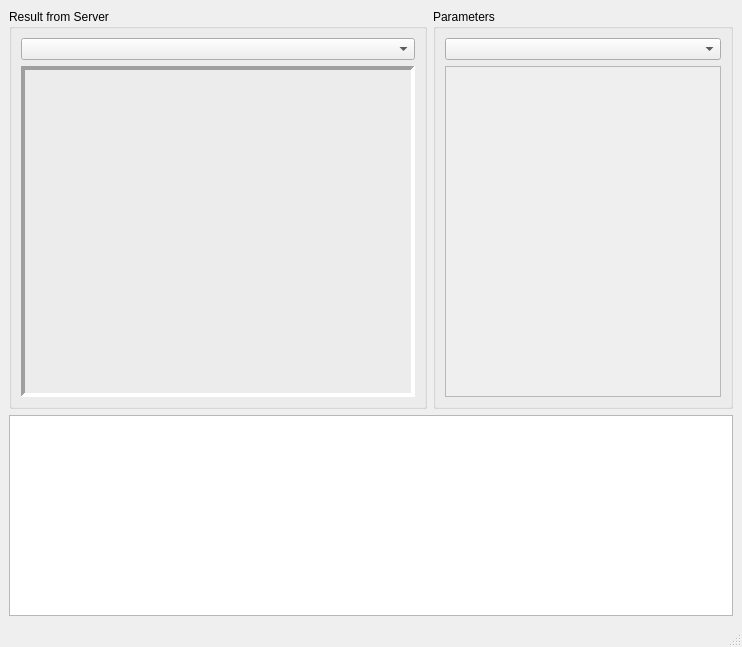
<?xml version="1.0" encoding="UTF-8"?>
<ui version="4.0">
 <class>MainWindow</class>
 <widget class="QMainWindow" name="MainWindow">
  <property name="geometry">
   <rect>
    <x>0</x>
    <y>0</y>
    <width>742</width>
    <height>647</height>
   </rect>
  </property>
  <property name="windowTitle">
   <string>Vision Client - SONIA AUV ETS</string>
  </property>
  <property name="windowIcon">
   <iconset theme="camera-web">
    <normaloff>.</normaloff>.</iconset>
  </property>
  <property name="iconSize">
   <size>
    <width>64</width>
    <height>64</height>
   </size>
  </property>
  <widget class="QWidget" name="central_widget">
   <layout class="QGridLayout" name="gridLayout">
    <item row="0" column="0">
     <layout class="QHBoxLayout" name="horizontalLayout">
      <item>
       <widget class="QGroupBox" name="result_groupbox">
        <property name="minimumSize">
         <size>
          <width>400</width>
          <height>400</height>
         </size>
        </property>
        <property name="title">
         <string>Result from Server</string>
        </property>
        <layout class="QGridLayout" name="gridLayout_2">
         <item row="0" column="0">
          <layout class="QVBoxLayout" name="verticalLayout">
           <item>
            <widget class="QComboBox" name="proc_unit_combobox"/>
           </item>
           <item>
            <widget class="gui_mapping_client::FocusedFrameController" name="video_frame_left">
             <property name="minimumSize">
              <size>
               <width>0</width>
               <height>20</height>
              </size>
             </property>
             <property name="frameShape">
              <enum>QFrame::Panel</enum>
             </property>
             <property name="frameShadow">
              <enum>QFrame::Sunken</enum>
             </property>
             <property name="lineWidth">
              <number>4</number>
             </property>
            </widget>
           </item>
          </layout>
         </item>
        </layout>
       </widget>
      </item>
      <item>
       <widget class="QGroupBox" name="parameter_groupbox">
        <property name="sizePolicy">
         <sizepolicy hsizetype="Fixed" vsizetype="MinimumExpanding">
          <horstretch>0</horstretch>
          <verstretch>0</verstretch>
         </sizepolicy>
        </property>
        <property name="minimumSize">
         <size>
          <width>300</width>
          <height>0</height>
         </size>
        </property>
        <property name="title">
         <string>Parameters</string>
        </property>
        <layout class="QVBoxLayout" name="verticalLayout_5">
         <item>
          <widget class="QComboBox" name="proc_tree_combobox"/>
         </item>
         <item>
          <widget class="QScrollArea" name="parameter_container">
           <property name="layoutDirection">
            <enum>Qt::LeftToRight</enum>
           </property>
           <property name="midLineWidth">
            <number>0</number>
           </property>
           <property name="verticalScrollBarPolicy">
            <enum>Qt::ScrollBarAsNeeded</enum>
           </property>
           <property name="horizontalScrollBarPolicy">
            <enum>Qt::ScrollBarAlwaysOff</enum>
           </property>
           <property name="widgetResizable">
            <bool>true</bool>
           </property>
           <property name="alignment">
            <set>Qt::AlignLeading|Qt::AlignLeft|Qt::AlignTop</set>
           </property>
           <widget class="QWidget" name="parameter_container_widget">
            <property name="geometry">
             <rect>
              <x>0</x>
              <y>0</y>
              <width>268</width>
              <height>319</height>
             </rect>
            </property>
            <layout class="QVBoxLayout" name="parameter_layout">
             <property name="spacing">
              <number>4</number>
             </property>
             <property name="leftMargin">
              <number>9</number>
             </property>
             <property name="topMargin">
              <number>9</number>
             </property>
            </layout>
           </widget>
          </widget>
         </item>
        </layout>
       </widget>
      </item>
     </layout>
    </item>
    <item row="1" column="0">
     <widget class="QPlainTextEdit" name="plainTextEdit"/>
    </item>
   </layout>
  </widget>
  <widget class="QStatusBar" name="statusbar"/>
  <action name="action_quit">
   <property name="enabled">
    <bool>true</bool>
   </property>
   <property name="icon">
    <iconset theme="application-exit">
     <normaloff>.</normaloff>.</iconset>
   </property>
   <property name="text">
    <string>&amp;Quit</string>
   </property>
   <property name="shortcut">
    <string>Ctrl+Q</string>
   </property>
   <property name="iconVisibleInMenu">
    <bool>true</bool>
   </property>
  </action>
  <action name="action_save_filter_chain">
   <property name="enabled">
    <bool>true</bool>
   </property>
   <property name="icon">
    <iconset theme="document-save">
     <normaloff>.</normaloff>.</iconset>
   </property>
   <property name="text">
    <string>&amp;Save Filter Chain</string>
   </property>
   <property name="shortcut">
    <string>Ctrl+S</string>
   </property>
   <property name="iconVisibleInMenu">
    <bool>true</bool>
   </property>
  </action>
  <action name="action_create_execution">
   <property name="enabled">
    <bool>true</bool>
   </property>
   <property name="icon">
    <iconset theme="list-add">
     <normaloff>.</normaloff>.</iconset>
   </property>
   <property name="text">
    <string>Create an Execution</string>
   </property>
   <property name="shortcut">
    <string>Ctrl+N</string>
   </property>
   <property name="iconVisibleInMenu">
    <bool>true</bool>
   </property>
  </action>
  <action name="action_reload_executions">
   <property name="enabled">
    <bool>true</bool>
   </property>
   <property name="icon">
    <iconset theme="view-refresh">
     <normaloff>.</normaloff>.</iconset>
   </property>
   <property name="text">
    <string>Reload Executions</string>
   </property>
   <property name="shortcut">
    <string>F5</string>
   </property>
   <property name="iconVisibleInMenu">
    <bool>true</bool>
   </property>
  </action>
  <action name="action_manage_filter_chains">
   <property name="enabled">
    <bool>true</bool>
   </property>
   <property name="icon">
    <iconset theme="document-properties">
     <normaloff>.</normaloff>.</iconset>
   </property>
   <property name="text">
    <string>Manage Filter Chains</string>
   </property>
   <property name="iconVisibleInMenu">
    <bool>true</bool>
   </property>
  </action>
  <action name="action_stop_execution">
   <property name="enabled">
    <bool>true</bool>
   </property>
   <property name="icon">
    <iconset theme="stop">
     <normaloff>.</normaloff>.</iconset>
   </property>
   <property name="text">
    <string>Stop Execution</string>
   </property>
   <property name="shortcut">
    <string>Del</string>
   </property>
   <property name="iconVisibleInMenu">
    <bool>true</bool>
   </property>
  </action>
 </widget>
 <customwidgets>
  <customwidget>
   <class>gui_mapping_client::FocusedFrameController</class>
   <extends>QFrame</extends>
   <header>gui_mapping_client/gui/focused_frame_controller.h</header>
   <container>1</container>
   <slots>
    <signal>recordButtonClicked(FocusedFrameController*)</signal>
    <signal>screenshotButtonClicked(FocusedFrameController*)</signal>
    <signal>clicked(FocusedFrameController*)</signal>
    <slot>onRecordButtonClicked()</slot>
    <slot>onScreenshotButtonClicked()</slot>
   </slots>
  </customwidget>
 </customwidgets>
 <resources/>
 <connections/>
 <slots>
  <slot>onStopExecutionToggled()</slot>
  <slot>onCreateExecutionToggled()</slot>
  <slot>onCreateExecutionAccepted()</slot>
  <slot>onManageFilterChainsToggled()</slot>
  <slot>onSaveFilterChainToggled()</slot>
  <slot>onReloadExecutionsToggled()</slot>
  <slot>onResultChanged(QString,QString)</slot>
  <slot>onImageChanged(cv::Mat*,cv::Mat*)</slot>
  <slot>onScreenshotButtonClicked(FocusedFrameController*)</slot>
  <slot>onRecordVideoClicked(FocusedFrameController*)</slot>
  <slot>onVideoFrameClicked(FocusedFrameController*)</slot>
  <slot>onParameterChanged(Parameter*)</slot>
  <slot>onFilterChanged(Filter*)</slot>
  <slot>onExecutionChanged(Execution*)</slot>
 </slots>
</ui>
